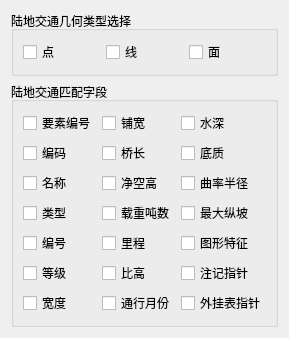
           <widget class="QWidget" name="tab_Layer_D">
            <attribute name="title">
             <string>陆地交通</string>
            </attribute>
            <layout class="QGridLayout" name="gridLayout_24">
             <item row="0" column="0">
              <widget class="QGroupBox" name="groupBox_D_GeoType">
               <property name="title">
                <string>陆地交通几何类型选择</string>
               </property>
               <layout class="QGridLayout" name="gridLayout_10">
                <item row="0" column="0">
                 <widget class="QCheckBox" name="checkBox_Point_D">
                  <property name="text">
                   <string>点</string>
                  </property>
                 </widget>
                </item>
                <item row="0" column="1">
                 <widget class="QCheckBox" name="checkBox_Line_D">
                  <property name="text">
                   <string>线</string>
                  </property>
                 </widget>
                </item>
                <item row="0" column="2">
                 <widget class="QCheckBox" name="checkBox_Polygon_D">
                  <property name="text">
                   <string>面</string>
                  </property>
                 </widget>
                </item>
               </layout>
              </widget>
             </item>
             <item row="1" column="0">
              <widget class="QGroupBox" name="groupBox_D">
               <property name="minimumSize">
                <size>
                 <width>0</width>
                 <height>0</height>
                </size>
               </property>
               <property name="title">
                <string>陆地交通匹配字段</string>
               </property>
               <layout class="QGridLayout" name="gridLayout_60">
                <item row="0" column="0">
                 <widget class="QCheckBox" name="checkBox_YaoSuBianHao_D">
                  <property name="text">
                   <string>要素编号</string>
                  </property>
                 </widget>
                </item>
                <item row="0" column="1">
                 <widget class="QCheckBox" name="checkBox_PuKuan_D">
                  <property name="text">
                   <string>铺宽</string>
                  </property>
                 </widget>
                </item>
                <item row="0" column="2">
                 <widget class="QCheckBox" name="checkBox_ShuiShen_D">
                  <property name="text">
                   <string>水深</string>
                  </property>
                 </widget>
                </item>
                <item row="1" column="0">
                 <widget class="QCheckBox" name="checkBox_BianMa_D">
                  <property name="text">
                   <string>编码</string>
                  </property>
                 </widget>
                </item>
                <item row="1" column="1">
                 <widget class="QCheckBox" name="checkBox_QiaoChang_D">
                  <property name="text">
                   <string>桥长</string>
                  </property>
                 </widget>
                </item>
                <item row="1" column="2">
                 <widget class="QCheckBox" name="checkBox_DiZhi_D">
                  <property name="text">
                   <string>底质</string>
                  </property>
                 </widget>
                </item>
                <item row="2" column="0">
                 <widget class="QCheckBox" name="checkBox_MingCheng_D">
                  <property name="text">
                   <string>名称</string>
                  </property>
                 </widget>
                </item>
                <item row="2" column="1">
                 <widget class="QCheckBox" name="checkBox_JingKongGao_D">
                  <property name="text">
                   <string>净空高</string>
                  </property>
                 </widget>
                </item>
                <item row="2" column="2">
                 <widget class="QCheckBox" name="checkBox_QuLvBanJing_D">
                  <property name="text">
                   <string>曲率半径</string>
                  </property>
                 </widget>
                </item>
                <item row="3" column="0">
                 <widget class="QCheckBox" name="checkBox_LeiXing_D">
                  <property name="text">
                   <string>类型</string>
                  </property>
                 </widget>
                </item>
                <item row="3" column="1">
                 <widget class="QCheckBox" name="checkBox_ZaiZhongDunShu_D">
                  <property name="text">
                   <string>载重吨数</string>
                  </property>
                 </widget>
                </item>
                <item row="3" column="2">
                 <widget class="QCheckBox" name="checkBox_ZuiDaZongPo_D">
                  <property name="text">
                   <string>最大纵坡</string>
                  </property>
                 </widget>
                </item>
                <item row="4" column="0">
                 <widget class="QCheckBox" name="checkBox_BianHao_D">
                  <property name="text">
                   <string>编号</string>
                  </property>
                 </widget>
                </item>
                <item row="4" column="1">
                 <widget class="QCheckBox" name="checkBox_LiCheng_D">
                  <property name="text">
                   <string>里程</string>
                  </property>
                 </widget>
                </item>
                <item row="4" column="2">
                 <widget class="QCheckBox" name="checkBox_TuXingTeZheng_D">
                  <property name="text">
                   <string>图形特征</string>
                  </property>
                 </widget>
                </item>
                <item row="5" column="0">
                 <widget class="QCheckBox" name="checkBox_DengJi_D">
                  <property name="text">
                   <string>等级</string>
                  </property>
                 </widget>
                </item>
                <item row="5" column="1">
                 <widget class="QCheckBox" name="checkBox_BiGao_D">
                  <property name="text">
                   <string>比高</string>
                  </property>
                 </widget>
                </item>
                <item row="5" column="2">
                 <widget class="QCheckBox" name="checkBox_ZhuJiZhiZhen_D">
                  <property name="text">
                   <string>注记指针</string>
                  </property>
                 </widget>
                </item>
                <item row="6" column="0">
                 <widget class="QCheckBox" name="checkBox_KuanDu_D">
                  <property name="text">
                   <string>宽度</string>
                  </property>
                 </widget>
                </item>
                <item row="6" column="1">
                 <widget class="QCheckBox" name="checkBox_TongXingYueFen_D">
                  <property name="text">
                   <string>通行月份</string>
                  </property>
                 </widget>
                </item>
                <item row="6" column="2">
                 <widget class="QCheckBox" name="checkBox_WaiGuaBiaoZhiZhen_D">
                  <property name="text">
                   <string>外挂表指针</string>
                  </property>
                 </widget>
                </item>
               </layout>
              </widget>
             </item>
            </layout>
           </widget>
